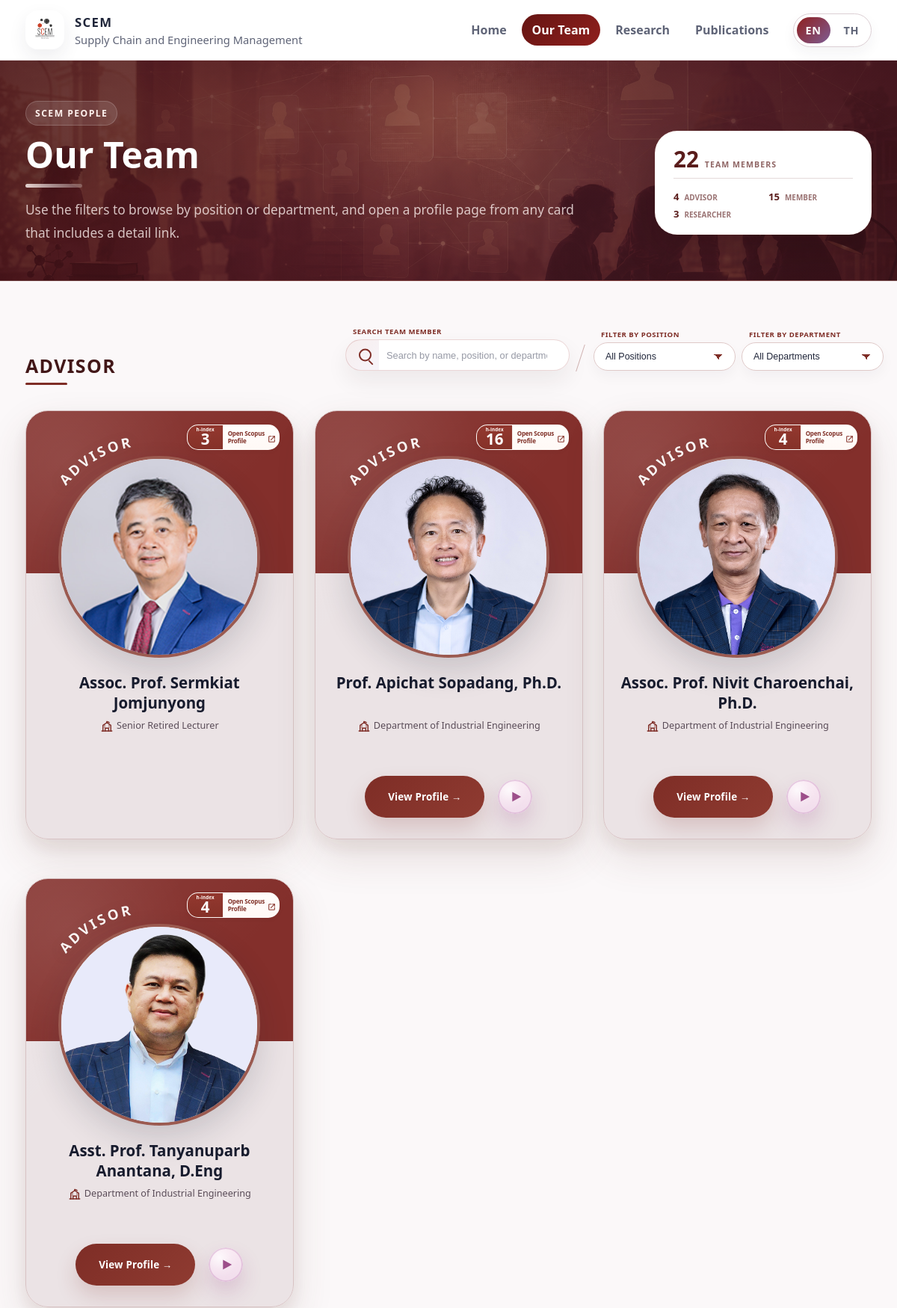
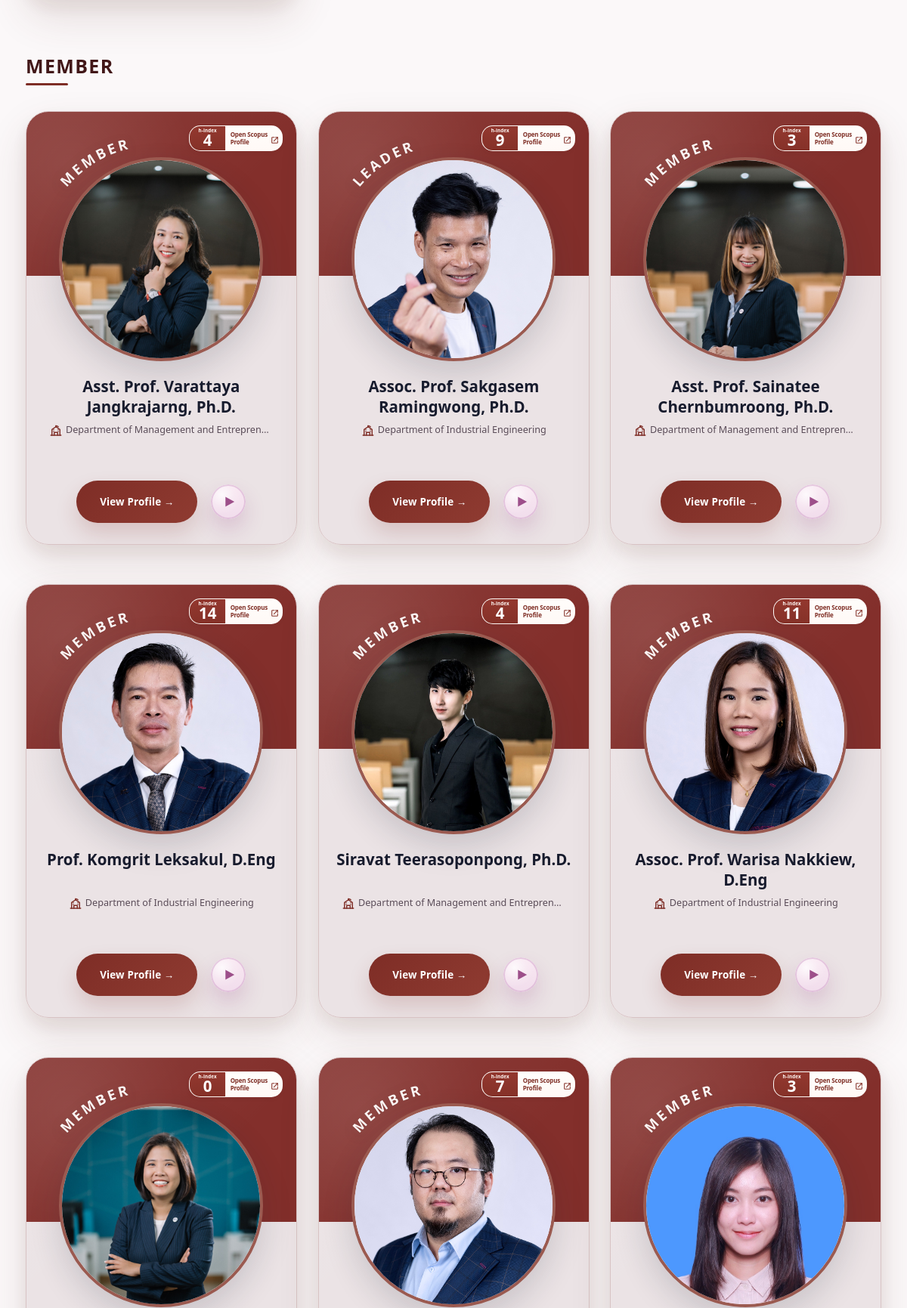
Screenshot of /staff (upper part) with the database file from the repository (2 pictures, top to bottom).
### tables this page shows
CREATE TABLE staff (
    id INTEGER PRIMARY KEY AUTOINCREMENT,
    name_en TEXT NOT NULL,
    name_th TEXT NOT NULL,
    position_en TEXT,
    position_th TEXT,
    department_en TEXT,
    department_th TEXT,
    staff_group TEXT NOT NULL DEFAULT 'member' CHECK (staff_group IN ('advisor', 'member', 'cmubs', 'researcher')),
    sort_order INTEGER NOT NULL DEFAULT 0,
    photo_filename TEXT,
    profile_url TEXT NOT NULL DEFAULT '',
    scopus_author_id TEXT NOT NULL DEFAULT '',
    scopus_hindex INTEGER,
    audio_en_url TEXT NOT NULL DEFAULT '',
    audio_th_url TEXT NOT NULL DEFAULT ''
, scopus_hindex_updated_at TEXT);

### routes/public_routes.py (the view)
@public_bp.route("/staff")
def staff():
    return render_template(
        "public/staff.html",
        **get_staff_page_context(),
    )

### templates/public/staff.html (shortened to what this page needs)
<!DOCTYPE html>
<html lang="{{ current_language }}">
<head>
    <link rel="stylesheet" href="{{ url_for('static', filename='css/public/style.css') }}">
    <link rel="stylesheet" href="{{ url_for('static', filename='css/public/responsive.css') }}">
</head>
<body data-language="{{ current_language }}">
    {% include "public/_public_header.html" %}
    {% set team_total = namespace(value=0) %}
    {% for section in staff_sections %}
        {% set team_total.value = team_total.value + section["staff"]|length %}
    {% endfor %}
    <section class="hero-section reveal-card page-hero-bleed staff-page-hero">
        <div class="page-hero-inner page-hero-inner-grid">
            <div class="staff-page-hero-copy">
                <div class="staff-page-kicker">
                    {% if current_language == "th" %}บุคลากร SCEM{% else %}SCEM PEOPLE{% endif %}
                </div>
                <h1>
                    {% if current_language == "th" %}
                        ทีมของเรา
                    {% else %}
                        Our Team
                    {% endif %}
                </h1>
                <p class="hero-subtitle">
                    {% if current_language == "th" %}
                        ใช้ตัวกรองเพื่อเลือกดูตามหมวดหมู่หรือหน่วยงาน และเปิดหน้าโปรไฟล์จากการ์ดที่มีลิงก์รายละเอียดได้
                    {% else %}
                        Use the filters to browse by position or department, and open a profile page from any card that includes a detail link.
                    {% endif %}
                </p>
            </div>
            <aside class="staff-hero-overview" aria-label="{% if current_language == 'th' %}ภาพรวมทีม{% else %}Team overview{% endif %}">
                <div class="staff-hero-total">
                    <span>{{ team_total.value }}</span>
                    <p>{% if current_language == "th" %}สมาชิกทีม{% else %}Team Members{% endif %}</p>
                </div>
                <div class="staff-hero-groups">
                    {% for section in staff_sections %}
                        <div class="staff-hero-group">
                            <strong>{{ section["staff"]|length }}</strong>
                            <span>
                                {% if current_language == "th" %}
                                    {{ section["title_th"] }}
                                {% else %}
                                    {{ section["title_en"] }}
                                {% endif %}
                            </span>
                        </div>
                    {% endfor %}
                </div>
            </aside>
        </div>
    </section>
    <main class="home-page">
        <section class="staff-list-section">
            <div class="staff-filter-bar">
                <div class="staff-filter-field staff-search-field">
                    <label for="staff-keyword-search">
                        {% if current_language == "th" %}ค้นหาบุคลากร{% else %}Search Team Member{% endif %}
                    </label>
                    <input
                        id="staff-keyword-search"
                        type="search"
                        data-staff-search
                        placeholder="{% if current_language == 'th' %}ค้นหาชื่อ ตำแหน่ง หรือหน่วยงาน{% else %}Search by name, position, or department{% endif %}"
                        autocomplete="off"
                    >
                </div>
                <div class="staff-filter-field staff-position-filter-field">
                    <label for="position-filter">
                        {% if current_language == "th" %}กรองตามตำแหน่ง{% else %}Filter by Position{% endif %}
                    </label>
                    <select id="position-filter" data-staff-filter-position>
                        <option value="all">
                            {% if current_language == "th" %}ทั้งหมด{% else %}All Positions{% endif %}
                        </option>
                    </select>
                </div>
                <div class="staff-filter-field">
                    <label for="department-filter">
                        {% if current_language == "th" %}กรองตามภาควิชา / หน่วยงาน{% else %}Filter by Department{% endif %}
                    </label>
                    <select id="department-filter" data-staff-filter-department>
                        <option value="all">
                            {% if current_language == "th" %}ทั้งหมด{% else %}All Departments{% endif %}
                        </option>
                    </select>
                </div>
            </div>
            {% set has_staff = namespace(value=false) %}
            {% for section in staff_sections %}
                {% if section["staff"] %}
                    {% set has_staff.value = true %}
                    <section class="staff-directory-section" data-staff-section>
                        <div class="staff-directory-heading">
                            <h2>
                                {% if current_language == "th" %}
                                    {{ section["title_th"] }}
                                {% else %}
                                    {{ section["title_en"] }}
                                {% endif %}
                            </h2>
                        </div>
                        <div class="staff-card-grid">
                            {% for staff in section["staff"] %}
                                {% set position_text = field_text(staff, 'position') %}
                                {% set department_text = field_text(staff, 'department') %}
                                {% set audio_url = staff['audio_th_url'] if current_language == 'th' else staff['audio_en_url'] %}
                                {% set scopus_url = staff['scopus_url'] if staff['scopus_url'] else staff_scopus_url(staff) %}
                                <article
                                    class="public-staff-card {% if staff['profile_url'] or scopus_url %}has-profile-link{% else %}is-static{% endif %} reveal-card"
                                    data-staff-card
                                    data-position="{{ staff['position_filter_key'] }}"
                                    data-department="{{ department_text|trim }}"
                                    data-search="{{ (staff['name_en'] ~ ' ' ~ staff['name_th'] ~ ' ' ~ staff['position_en'] ~ ' ' ~ staff['position_th'] ~ ' ' ~ staff['department_en'] ~ ' ' ~ staff['department_th'] ~ ' ' ~ staff['profile_url'])|lower|e }}"
                                    style="--reveal-delay: {{ loop.index0 * 60 }}ms;"
                                >
                                    <div class="public-staff-card-top">
                                        {% if scopus_url %}
                                            <a
                                                class="public-staff-scopus-button"
                                                href="{{ scopus_url }}"
                                                target="_blank"
                                                rel="noopener noreferrer"
                                                aria-label="{% if current_language == 'th' %}เปิดโปรไฟล์ Scopus ของ {{ field_text(staff, 'name') }}{% else %}Open Scopus profile for {{ field_text(staff, 'name') }}{% endif %}"
                                            >
                                                <span class="public-staff-scopus-stat">
                                                    <span class="public-staff-scopus-label">{% if current_language == "th" %}ดัชนี h{% else %}h-index{% endif %}</span>
                                                    <span class="public-staff-scopus-value">{{ staff['scopus_hindex'] if staff['scopus_hindex'] is not none else 'N/A' }}</span>
                                                </span>
                                                <span class="public-staff-scopus-cta">
                                                    <span class="public-staff-scopus-cta-text">
                                                        <span>{% if current_language == "th" %}เปิด Scopus{% else %}Open Scopus{% endif %}</span>
                                                        <span>{% if current_language == "th" %}โปรไฟล์{% else %}Profile{% endif %}</span>
                                                    </span>
                                                    <svg class="public-staff-scopus-icon" viewBox="0 0 24 24" aria-hidden="true" focusable="false">
                                                        <path d="M14 5h5v5"></path>
                                                        <path d="M10 14L19 5"></path>
                                                        <path d="M19 13v5a1 1 0 0 1-1 1h-12a1 1 0 0 1-1-1V6a1 1 0 0 1 1-1h5"></path>
                                                    </svg>
                                                </span>
                                            </a>
                                        {% endif %}
                                    </div>
                                    <div class="public-staff-photo-shell">
                                        <svg
                                            class="public-staff-category-arc"
                                            viewBox="0 0 320 320"
                                            aria-hidden="true"
                                            focusable="false"
                                        >
                                            <defs>
                                                <path
                                                    id="staff-category-arc-{{ section['key'] }}-{{ loop.index0 }}"
                                                    d="M 10 80 A 156 156 0 0 1 200 4"
                                                />
                                            </defs>
                                            <text class="public-staff-category">
                                                <textPath
                                                    href="#staff-category-arc-{{ section['key'] }}-{{ loop.index0 }}"
                                                    startOffset="14%"
                                                >
                                                    {{ position_text }}
                                                </textPath>
                                            </text>
                                        </svg>
                                        <div class="public-staff-photo">
                                            {% if staff['photo_filename'] %}
                                                <img src="{{ url_for('static', filename='uploads/' ~ staff['photo_filename']) }}" alt="{{ field_text(staff, 'name') }}">
                                            {% else %}
                                                <div class="public-staff-photo-placeholder" aria-hidden="true">SCEM</div>
                                            {% endif %}
                                        </div>
                                    </div>
                                    <div class="public-staff-content">
                                        <h3>{{ field_text(staff, "name") }}</h3>
                                        <div class="public-staff-department-wrap">
                                            <p class="public-staff-department">
                                                <span class="public-staff-department-icon" aria-hidden="true"></span>
                                                <span>{{ department_text }}</span>
                                            </p>
                                        </div>
                                        {% if staff['profile_url'] or audio_url %}
                                            <div class="public-staff-actions{% if not staff['profile_url'] %} public-staff-actions-single{% endif %}">
                                                {% if staff['profile_url'] %}
                                                    <a class="public-staff-cta" href="{{ staff['profile_url'] }}" target="_blank">
                                                        {% if current_language == "th" %}ดูโปรไฟล์ →{% else %}View Profile →{% endif %}
                                                    </a>
                                                {% endif %}
                                                {% if audio_url %}
                                                    <button
                                                        type="button"
                                                        class="public-staff-audio-button"
                                                        data-staff-audio-button
                                                        data-audio-src="{{ audio_url }}"
                                                        aria-label="{% if current_language == 'th' %}เล่นเสียงแนะนำของ {{ field_text(staff, 'name') }}{% else %}Play introduction audio for {{ field_text(staff, 'name') }}{% endif %}"
                                                        title="{% if current_language == 'th' %}เล่นเสียง{% else %}Play audio{% endif %}"
                                                    >
                                                        <span class="public-staff-audio-icon" aria-hidden="true"></span>
                                                    </button>
                                                {% endif %}
                                            </div>
                                        {% endif %}
                                    </div>
                                </article>
                            {% endfor %}
                        </div>
                    </section>
                {% endif %}
            {% endfor %}
        </section>
    </main>
</body>
</html>

### rows the page displays
staff: scopus_hindex "3", position_en "ADVISOR", photo_filename (picture), name_en "Assoc. Prof. Sermkiat Jomjunyong", department_en "Senior Retired Lecturer"
staff: scopus_hindex "16", position_en "ADVISOR", photo_filename (picture), name_en "Prof. Apichat Sopadang, Ph.D.", department_en "Department of Industrial Engineering", shows "View Profile →"
staff: scopus_hindex "4", position_en "ADVISOR", photo_filename (picture), name_en "Assoc. Prof. Nivit Charoenchai, Ph.D.", department_en "Department of Industrial Engineering", shows "View Profile →"
staff: scopus_hindex "4", position_en "ADVISOR", photo_filename (picture), name_en "Asst. Prof. Tanyanuparb Anantana, D.Eng", department_en "Department of Industrial Engineering", shows "View Profile →"
staff: scopus_hindex "4", position_en "MEMBER", photo_filename (picture), name_en "Asst. Prof. Varattaya Jangkrajarng, Ph.D.", department_en "Department of Management and Entrepren…", shows "View Profile →"
staff: scopus_hindex "9", position_en "LEADER", photo_filename (picture), name_en "Assoc. Prof. Sakgasem Ramingwong, Ph.D.", department_en "Department of Industrial Engineering", shows "View Profile →"
staff: scopus_hindex "3", position_en "MEMBER", photo_filename (picture), name_en "Asst. Prof. Sainatee Chernbumroong, Ph.D.", department_en "Department of Management and Entrepren…", shows "View Profile →"
staff: scopus_hindex "14", position_en "MEMBER", photo_filename (picture), name_en "Prof. Komgrit Leksakul, D.Eng", department_en "Department of Industrial Engineering", shows "View Profile →"
staff: scopus_hindex "4", position_en "MEMBER", photo_filename (picture), name_en "Siravat Teerasoponpong, Ph.D.", department_en "Department of Management and Entrepren…", shows "View Profile →"
staff: scopus_hindex "11", position_en "MEMBER", photo_filename (picture), name_en "Assoc. Prof. Warisa Nakkiew, D.Eng", department_en "Department of Industrial Engineering", shows "View Profile →"
staff: scopus_hindex "0", position_en "MEMBER", photo_filename (picture)
staff: scopus_hindex "7", position_en "MEMBER", photo_filename (picture)
staff: scopus_hindex "3", position_en "MEMBER", photo_filename (picture)

### other values shown
{{ team_total.value }} "22"
{{ section["staff"]|length }} "4" "15" "3"
{{ section["title_en"] }} "ADVISOR" "MEMBER" "RESEARCHER"
{{ section["title_en"] }} "ADVISOR" "MEMBER"
